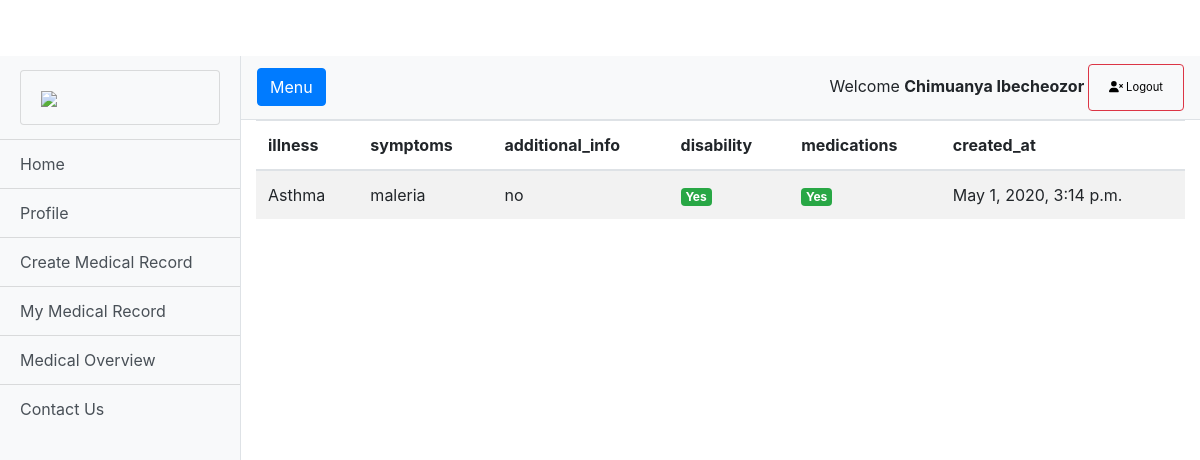
Page /record-detail/2/ (signed in) on the committed database.
### medicalapp/models.py (models this page shows, shortened)
class MedicalHistory(models.Model):
    user = models.ForeignKey(User, on_delete=models.CASCADE)
    illness = models.CharField(choices=ILLNESS_CHOICES, max_length=50)
    symptoms = models.CharField(max_length=100)
    additional_info = models.CharField(max_length=100)
    disability = models.BooleanField(default=False)
    medications = models.BooleanField(default=False)
    created_at = models.DateTimeField(default=timezone.now)

### medicalapp/views/home.py (the view)
# urls.py: path('record-detail/<int:id>/', RecordDetailView.as_view(), name='medical-record-detail'),
class RecordDetailView(DetailView):
    model = MedicalHistory
    template_name = 'record_detail.html'
    context_object_name = 'record'
    pk_url_kwarg = 'id'

### medicalapp/templatetags/is_already_applied.py (called while the page is built)
@register.filter(name='has_group')
def has_group(user, group_name):
    group = Group.objects.get(name=group_name)
    return True if group in user.groups.all() else False

### templates/record_detail.html (shortened to what this page needs)
{% extends 'base.html' %}
{% load static %}
{% block content %}
{% include 'sidebar.html' %}
    <section>
        <div class="container">
            <div class="row">
                <div class="col-lg-12">
                    <div class="table-responsive">
                        <table class="table table-striped table-hover table-client-dashboard">
                            <thead>
                            <tr>
                                <th>illness</th>
                                <th>symptoms</th>
                                <th>additional_info</th>
                                <th>disability</th>
                                <th>medications</th>
                                <th>created_at</th>
                            </tr>
                            </thead>
                            <tbody>
                                <tr>
                                    <td>
                                        {{ object.illness }}
                                    </td>
                                    <td>
                                        {{ object.symptoms }}
                                    </td>
                                    <td>
                                        {{ object.additional_info }}
                                    </td>
                                    {% if object.disability %}
                                    <td>
                                        <span class="badge badge-success">Yes</span>
                                    </td>
                                    {% else %}
                                    <td>
                                        <span class="badge badge-secondary">No</span>
                                    </td>
                                    {% endif %}
                                    {% if object.medications %}
                                    <td>
                                        <span class="badge badge-success">Yes</span>
                                    </td>
                                    {% else %}
                                    <td>
                                        <span class="badge badge-secondary">No</span>
                                    </td>
                                    {% endif %}
                                    <td>
                                        {{ object.created_at }}
                                    </td>
                                </tr>
                            </tbody>
                        </table>
                    </div>
                </div>
            </div>
        </div>
    </section>
{% endblock %}

### templates/sidebar.html (shortened to what this page needs)
{% load static %}
{% load is_already_applied %}
 <div class="d-flex" id="wrapper">
    <div class="bg-light border-right" id="sidebar-wrapper">
      <div class="sidebar-heading">
          <a href="{% url 'home' %}" class="list-group-item list-group-item-action bg-light">
          <img style="width: 100%;" src="{% static 'img/healthpeople-41.jpg' %}">
          </a>
      </div>
      {% if user.is_authenticated %}
      <div class="list-group list-group-flush">
          <a href="{% url 'home' %}" class="list-group-item list-group-item-action bg-light">Home</a>
        <a href="{% url 'profile' %}" class="list-group-item list-group-item-action bg-light">Profile</a>
        <a href="{% url 'create-medical-record' %}" class="list-group-item list-group-item-action bg-light">Create Medical Record</a>
        <a href="{% url 'medical-record-list' %}" class="list-group-item list-group-item-action bg-light">My Medical Record</a>
        <a href="{% url 'pie-chart' %}" class="list-group-item list-group-item-action bg-light">Medical Overview</a>
        <a href="{% url 'contact' %}" class="list-group-item list-group-item-action bg-light">Contact Us</a>
      </div>
      {% endif %}
    </div>
    <div id="page-content-wrapper">
      <nav class="navbar navbar-expand-lg navbar-light bg-light border-bottom">
        <button class="btn btn-primary" id="menu-toggle">Menu</button>
        <div class="collapse navbar-collapse" id="navbarSupportedContent">
            <ul class="navbar-nav ml-auto mt-2 mt-lg-0">
            {% if user.is_authenticated %}
            <li class="nav-item">
               Welcome <b>{{ user.first_name }} {{user.last_name}} </b>
                <button type="button" style="font-size: 70%;" class="btn btn-outline-danger">
                  <a href="{% url 'logout' %}" class="nav-link" style="color:black;">
                      <i class="fa fa-user-times"></i> Logout
                  </a>
               </button>
            </li>
                {% endif %}
          </ul>
        </div>
      </nav>

### static/css/full-width-pics.css (style rules this page uses)
body { padding-top: 56px; }

### static/css/simple-sidebar.css (style rules this page uses)
body { overflow-x: hidden; }
#sidebar-wrapper { min-height: 180vh; margin-left: -15rem; -webkit-transition: margin .25s ease-out; -moz-transition: margin .25s ease-out; -o-transition: margin .25s ease-out; transition: margin .25s ease-out; }
#sidebar-wrapper .sidebar-heading { padding: 0.875rem 1.25rem; font-size: 1.2rem; }
#sidebar-wrapper .list-group { width: 15rem; }
#page-content-wrapper { min-width: 100vw; }
@media (min-width: 768px) { #sidebar-wrapper { margin-left: 0; height: 100%; } }
@media (min-width: 768px) { #page-content-wrapper { min-width: 0; width: 100%; } }

### rows in the picture
MedicalHistory: illness "Asthma", symptoms "maleria", additional_info "no", created_at "May 1, 2020, 3:14 p.m."

### other values in the picture
{{ user.first_name }} "Chimuanya"
{{ user.last_name }} "Ibecheozor"
